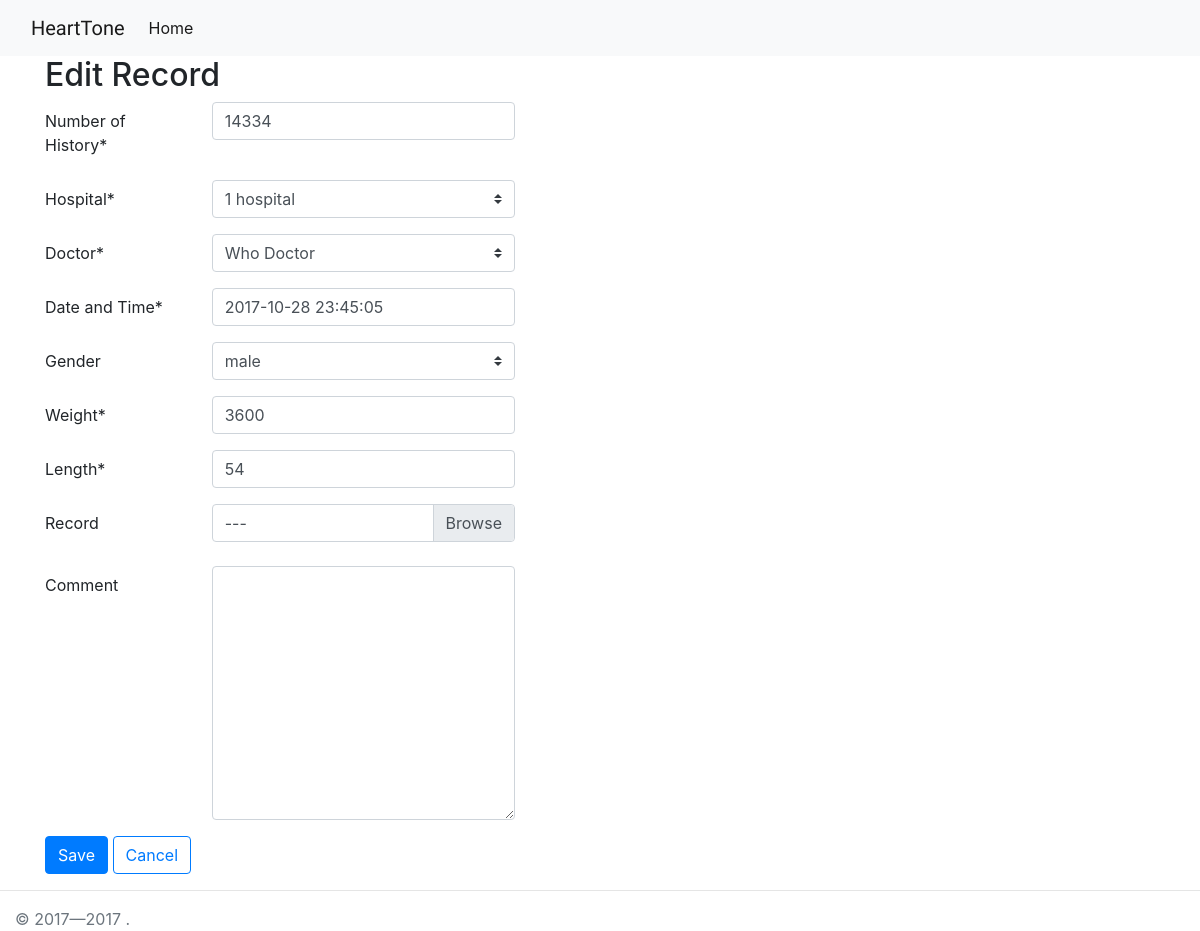
/edit/1/edit/, run on an earlier commit of the app's database.
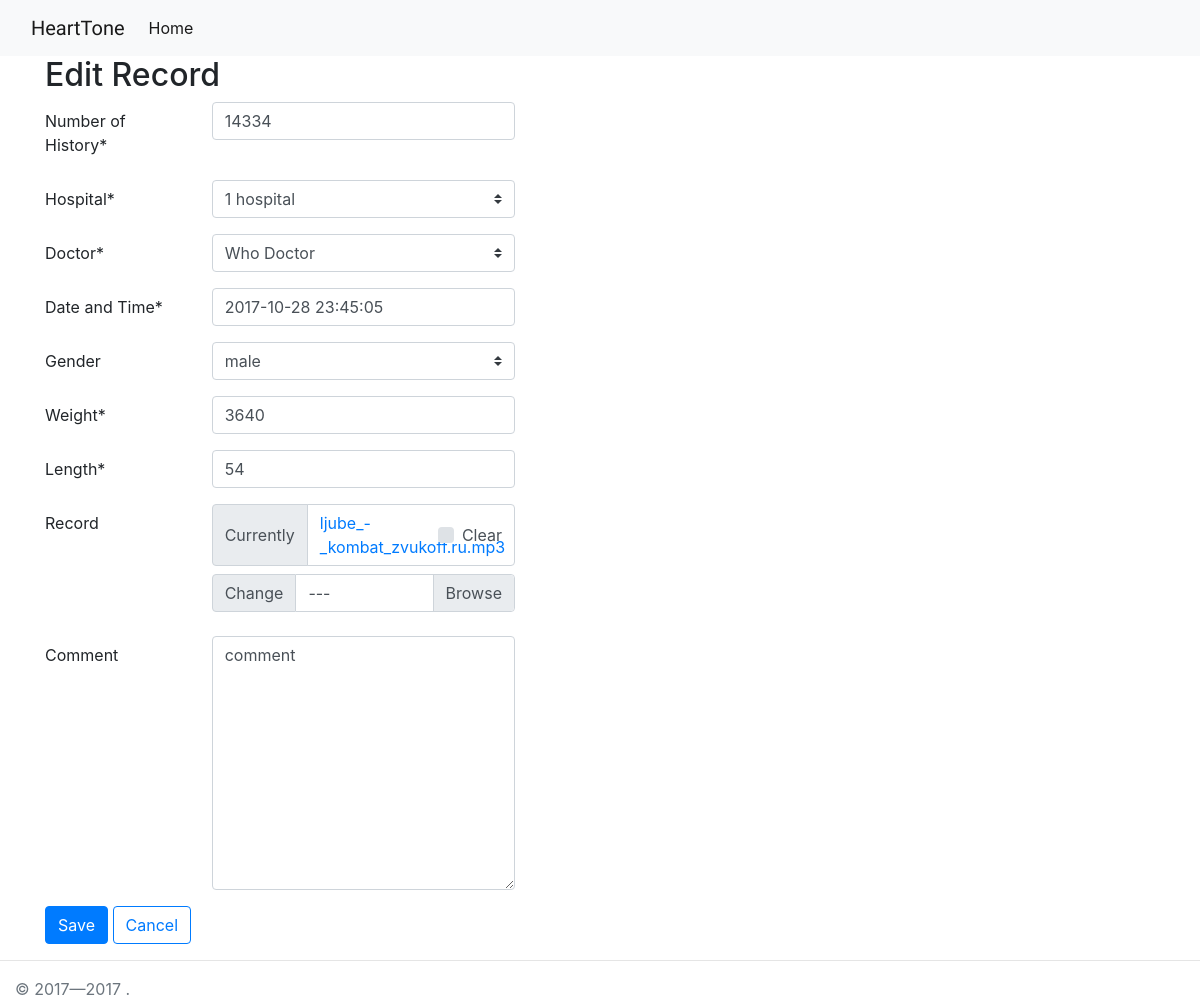
And on a later commit of the database.
### records/models.py (models this page shows, shortened)
class Patient(TimeStampedModel):
    class Meta(object):
        verbose_name = u"Patient"
        verbose_name_plural = u"Patients"
    GENDER_CHOICE_MALE = 1
    GENDER_CHOICE_FEMALE = 2
    GENDER_CHOICES = (
        (GENDER_CHOICE_MALE, u"male"),
        (GENDER_CHOICE_FEMALE, u"female"),
    )
    history_number = models.CharField(
        max_length=10,
        verbose_name=u"Number of History",
    )
    date_time = models.DateTimeField(
        verbose_name=u"Date and Time",
    )
    gender = models.IntegerField(
        verbose_name=u"Gender",
        choices=GENDER_CHOICES,
        blank=True,
        null=True,
    )
    weight = models.CharField(
        max_length=20,
        verbose_name=u"Weight"
    )
    length = models.CharField(
        max_length=20,
        verbose_name=u"Length"
    )
    path_to_file = models.FileField(
        blank=True,
        verbose_name=u"Record",
        upload_to='',
        null=True
    )
    doctor = models.ForeignKey(
        'Doctor',
        verbose_name=u'Doctor',
        null=True,
    )
    hospital = models.ForeignKey(
        'Hospital',
        verbose_name=u'Hospital',
        null=True,
    )
    comment = models.TextField(
        verbose_name=u"Comment",
        blank=True,
        null=True,
    )

### records/views.py (the view, shortened to what this page needs)
# urls.py: url(r'^edit/(?P<pk>\d+)/edit/$', views.RecordUpdateView.as_view(), name='record_edit'),
class RecordUpdateView(UpdateView):
    model = Patient
    form_class = RecordUpdateForm
    template_name = 'records/templates_add_edit.html'

### records/forms.py
class RecordUpdateForm(RecordCreateForm):
    def __init__(self, *args, **kwargs):
        super(RecordUpdateForm, self).__init__(*args, **kwargs)
        self.form_action = reverse('record_edit',
                                   kwargs={'pk': kwargs['instance'].id})
        self.headline = u'Edit Record'

### records/models.py (called while the page is built)
    def __unicode__(self):
        return u"%s %s" % (self.first_name, self.last_name)

    def __unicode__(self):
        return u"%s %s" % (self.hospital_number, self.title)

### records/templates/records/templates_add_edit.html (shortened to what this page needs)
{% extends "../base.html" %}
{% load static from staticfiles %}
{% load crispy_forms_tags %}
{% block title %}{{ form.headline }}{% endblock title %}
{% block content %}
<form action="{{ form.form_action }}" method="{{ form.form_method }}"
      novalidate enctype="multipart/form-data">
    {% crispy form %}
</form>
{% endblock content %}

What changed in the data, as far as the page shows it:
changed Patient "1 hospital": weight "3600" → "3640"; comment (not shown) → "comment"
Also different on the page:
text no longer shown: "Number of History * Hospital * Doctor * Date and Time * Gender Weight * Length * Record --- Comment"
text now shown: "Number of History * Hospital * Doctor * Date and Time * Gender Weight * Length * Record Currently ljube_-_kombat_zvukoff.ru.mp3 Clear Change --- Comment"
